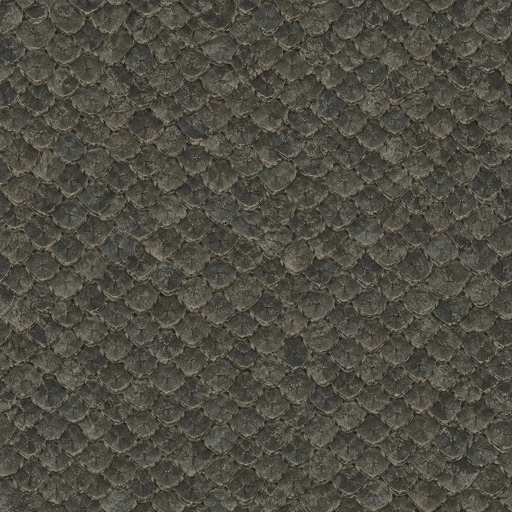
#> input picture dist/dragon-scales.webp, 1024 x 1024 px (shown at 1/2 size)
$ python make-scale-maps.py
#> lines starting #> are read from the running program, lines starting #| are printed output that depends on the picture; long printed decimals are rounded
# Builds the PBR helper maps for the dragon skin from dist/dragon-scales.webp (albedo).
# Output (dist/assets):
#   dragon-scales_nor_gl_1k.jpg  OpenGL-style tangent normal map (green = +Y up in UV space) from a height field
#   dragon-scales_arm_1k.jpg     R = ambient occlusion (scale seams dark), G = roughness (plate centres smoother, seams rough), B = metalness (0)
#   *_512.jpg                    phone-tier copies
# Height = blurred luminance; scale plates read as raised, seams as grooves. Strength tuned so the normal map is strong at 1.0 normalScale.
import numpy as np
from PIL import Image, ImageFilter
import os
root=os.path.join(os.path.dirname(__file__),'..','dist')
src=Image.open(os.path.join(root,'dragon-scales.webp')).convert('RGB')
#> src is the input picture: PIL image 1024x1024 RGB; mean R, G, B 78.6, 76.2, 67.3
lum=np.asarray(src.convert('L'),dtype=np.float32)/255.0
# Two-scale height: broad plate dome (blur 6px) + fine cracks (unblurred), seams pushed down by darkness.
broad=np.asarray(Image.fromarray((lum*255).astype(np.uint8)).filter(ImageFilter.GaussianBlur(6)),dtype=np.float32)/255.0
height=broad*0.75+lum*0.25
height=(height-height.min())/(height.max()-height.min()+1e-6)
def sobel(h,strength):
#> called with strength = 14
    hp=np.pad(h,1,mode='wrap')
    gx=(hp[1:-1,2:]-hp[1:-1,:-2])*0.5
    gy=(hp[2:,1:-1]-hp[:-2,1:-1])*0.5
    nx=-gx*strength; ny=gy*strength; nz=np.ones_like(h)   # OpenGL convention: +Y = up in texture space (row 0 is the top of the image, so flip gy)
    ny=-ny
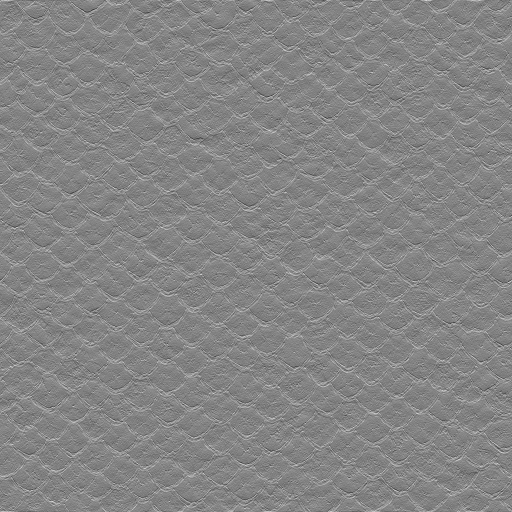
#> ny: shape (1024, 1024) float32 (shown at 1/2 size); min -4.17, max 3.82, mean -1.75e-10; drawn with min black and max white
    n=np.stack([nx,ny,nz],-1); n/=np.linalg.norm(n,axis=-1,keepdims=True)
#> after `n = np.stack([nx, ny, nz], -1)`:
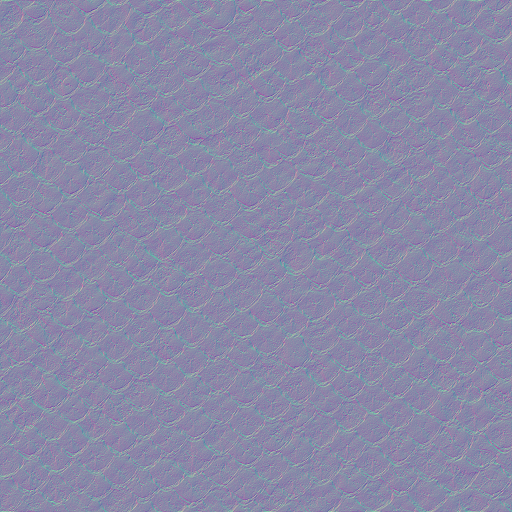
#> n: shape (1024, 1024, 3) float32 (shown at 1/2 size); mean of channels 0, 1, 2 -1.4e-10, -2.18e-08, 1; drawn with min black and max white
    return ((n*0.5+0.5)*255).astype(np.uint8)
normal=sobel(height,14.0)
# AO: how far below the local average this pixel sits (grooves are occluded).
avg=np.asarray(Image.fromarray((height*255).astype(np.uint8)).filter(ImageFilter.GaussianBlur(10)),dtype=np.float32)/255.0
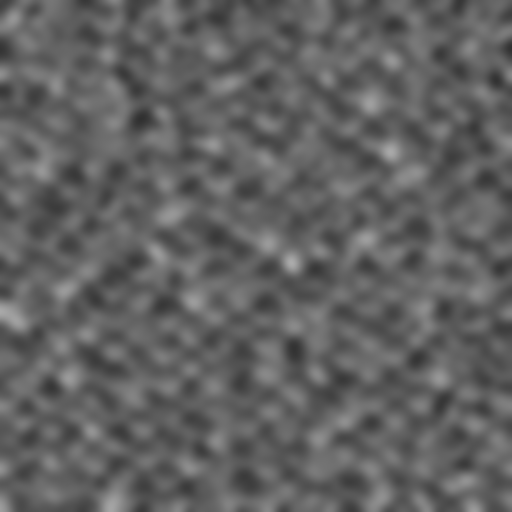
#> avg: shape (1024, 1024) float32 (shown at 1/2 size); min 0.184, max 0.671, mean 0.381
ao=np.clip(1.0-(avg-height)*3.0,0.35,1.0)
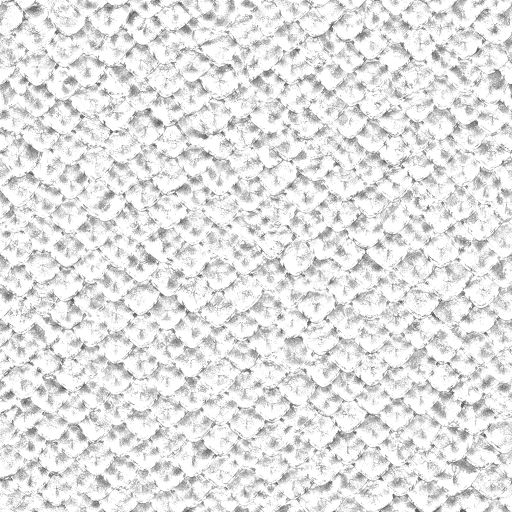
#> ao: shape (1024, 1024) float32 (shown at 1/2 size); min 0.35, max 1, mean 0.891
# Roughness: plate centres (bright, smooth) ~0.45, seams ~0.9, plus fine grain from the albedo cracks.
rough=np.clip(0.9-height*0.45+(0.5-lum)*0.25,0.3,0.95)
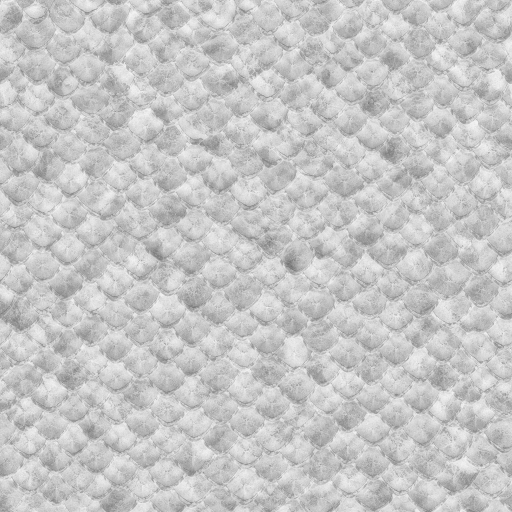
#> rough: shape (1024, 1024) float32 (shown at 1/2 size); min 0.426, max 0.95, mean 0.778
arm=np.stack([ao*255,rough*255,np.zeros_like(ao)],-1).astype(np.uint8)
out=os.path.join(root,'assets')
Image.fromarray(normal).save(os.path.join(out,'dragon-scales_nor_gl_1k.jpg'),quality=92)
Image.fromarray(arm).save(os.path.join(out,'dragon-scales_arm_1k.jpg'),quality=92)
Image.fromarray(normal).resize((512,512),Image.LANCZOS).save(os.path.join(out,'dragon-scales_nor_gl_512.jpg'),quality=90)
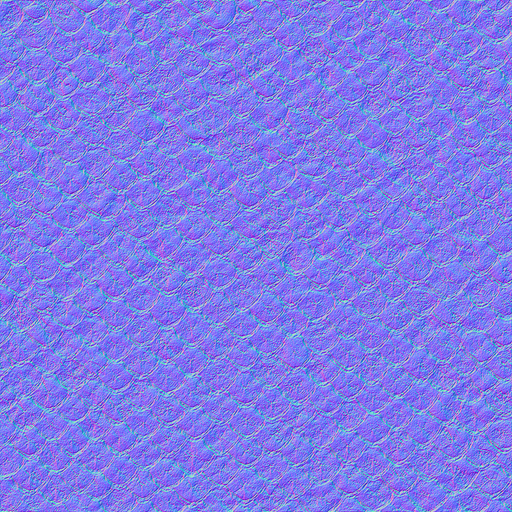
#> saved as dragon-scales_nor_gl_512.jpg: PIL image 512x512 RGB; mean R, G, B 126.9, 124.5, 232.9
Image.fromarray(arm).resize((512,512),Image.LANCZOS).save(os.path.join(out,'dragon-scales_arm_512.jpg'),quality=90)
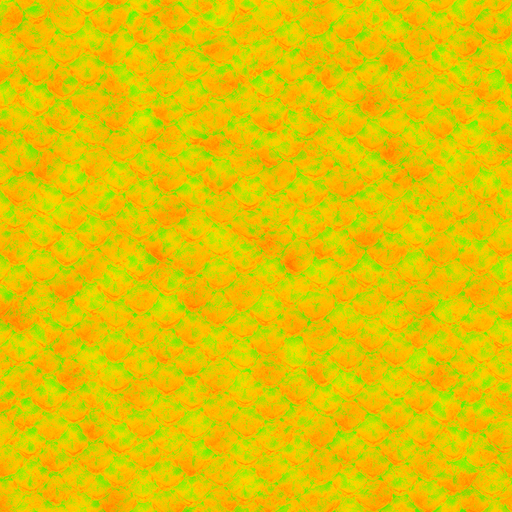
#> saved as dragon-scales_arm_512.jpg: PIL image 512x512 RGB; mean R, G, B 226.5, 197.9, 0
print('ok',normal.shape,'rough range',rough.min(),rough.max(),'ao range',ao.min(),ao.max())
#| ok (1024, 1024, 3) rough range 0.426 0.95 ao range 0.35 1.0

$ run again, with dist/aurora-sky.webp copied over dist/dragon-scales.webp
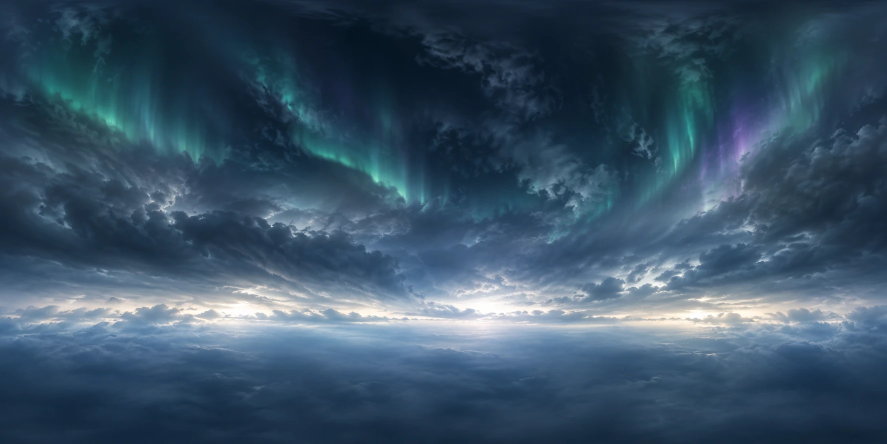
#> input picture dist/aurora-sky.webp, 1774 x 887 px (shown at 1/2 size)
#> src is the input picture: PIL image 1774x887 RGB; mean R, G, B 58.5, 82.6, 102.9
#> `Image.fromarray(normal).resize((512,512),Image.LANCZOS).save(os.path.j..`:
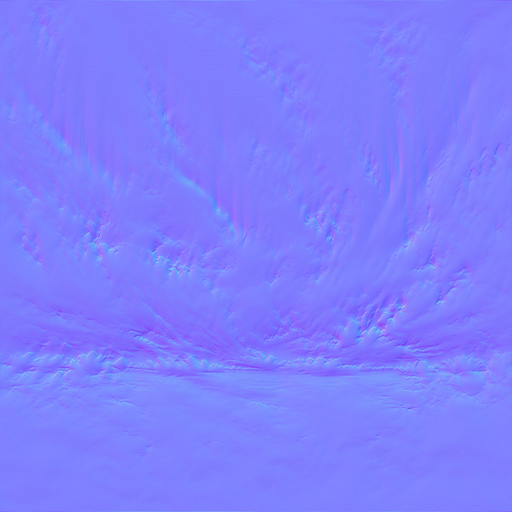
#> saved as dragon-scales_nor_gl_512.jpg: PIL image 512x512 RGB; mean R, G, B 127, 127, 253.9
#> `Image.fromarray(arm).resize((512,512),Image.LANCZOS).save(os.path.join..`:
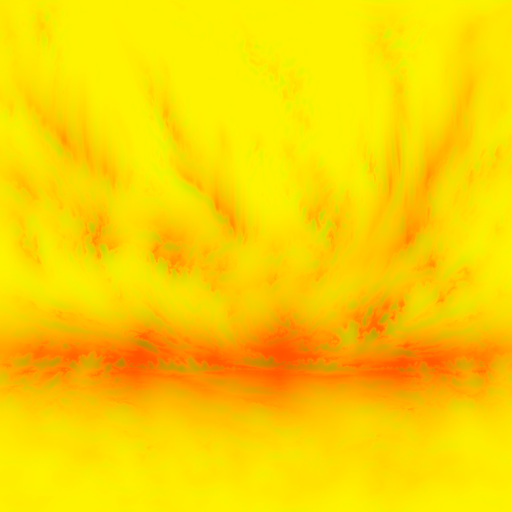
#> saved as dragon-scales_arm_512.jpg: PIL image 512x512 RGB; mean R, G, B 251.5, 211.4, 0
#| ok (887, 1774, 3) rough range 0.326 0.95 ao range 0.7341 1.0

$ run again, with dist/cliff-basalt.webp copied over dist/dragon-scales.webp
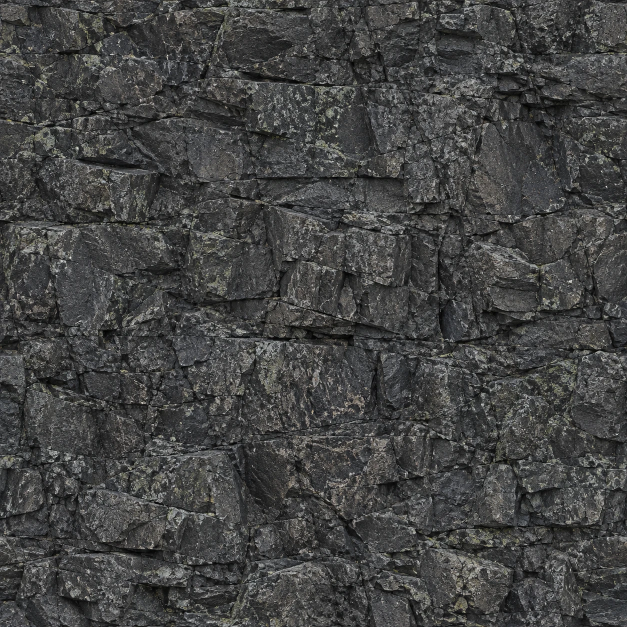
#> input picture dist/cliff-basalt.webp, 1254 x 1254 px (shown at 1/2 size)
#> src is the input picture: PIL image 1254x1254 RGB; mean R, G, B 67.9, 68.4, 67.6
#> `Image.fromarray(normal).resize((512,512),Image.LANCZOS).save(os.path.j..`:
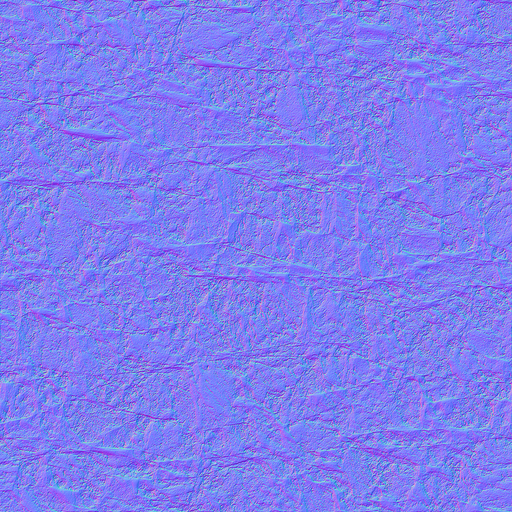
#> saved as dragon-scales_nor_gl_512.jpg: PIL image 512x512 RGB; mean R, G, B 127, 126.7, 239.4
#> `Image.fromarray(arm).resize((512,512),Image.LANCZOS).save(os.path.join..`:
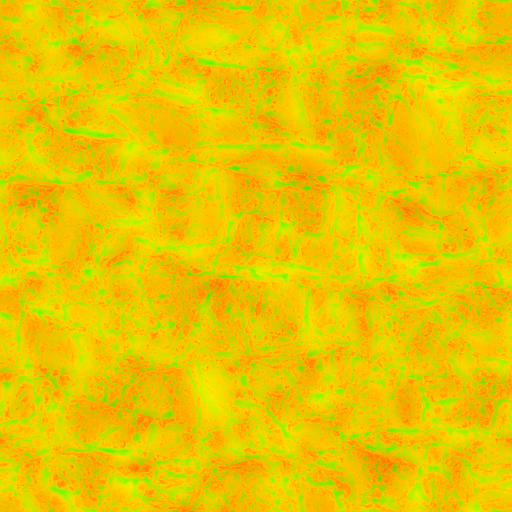
#> saved as dragon-scales_arm_512.jpg: PIL image 512x512 RGB; mean R, G, B 233.2, 198.6, 0
#| ok (1254, 1254, 3) rough range 0.3642 0.95 ao range 0.35 1.0
